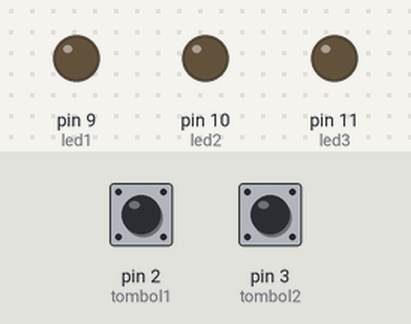
A sketch run on a simulated Arduino Uno, built with avr-gcc and run on an emulated ATmega328P. Shown: output pins drawn as LEDs (lit = HIGH). The inputs (shaded band) are chosen by the test bench; at power-on: pin 2 (tombol1) HIGH, pin 3 (tombol2) HIGH.

Above: at 1.2 s.
1.3 s: pin 2 (tombol1) pulled LOW for 0.15 s
At 1.7 s:
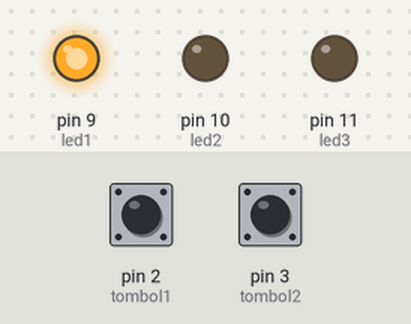
At 2.7 s:
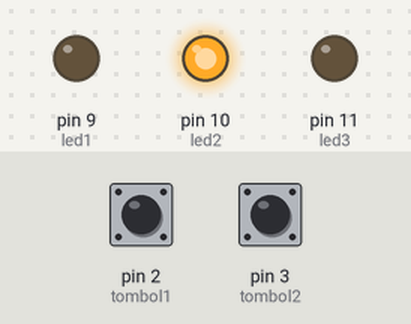
4.4 s: pin 3 (tombol2) pulled LOW for 0.15 s
At 5.45 s:
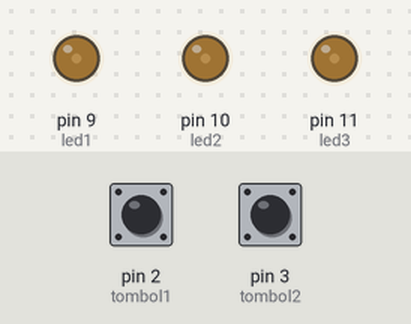
10.4 s: pin 2 (tombol1) driven LOW and pin 3 (tombol2) driven LOW
13.4 s: pin 2 (tombol1) driven HIGH
Timing chart, 0 to 17.4 s (numbered marks = the images above; inputs shaded):
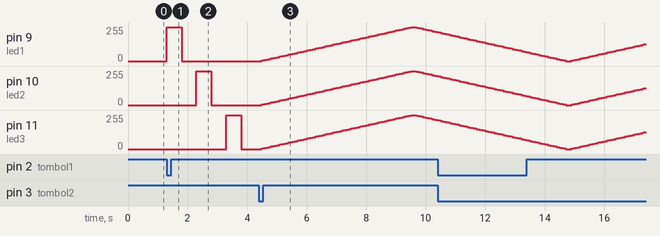

The sketch:

modul5.4.ino
```cpp
int led1=9;
int led2=10;
int led3=11;
int i;
int tombol1=2;
int tombol2=3;

void setup(){
pinMode(led1,OUTPUT);
pinMode(led2,OUTPUT);
pinMode(led3,OUTPUT);
pinMode(tombol1,INPUT);
pinMode(tombol2,INPUT);
}
void loop(){
  tombol1=(digitalRead(2));
  tombol2=(digitalRead(3));
  if(tombol1==LOW){
  digitalWrite(led1, HIGH);
  delay(500);
  digitalWrite(led1, LOW);
  delay(500);
  digitalWrite(led2, HIGH);
  delay(500);
  digitalWrite(led2, LOW);
  delay(500);
  digitalWrite(led3, HIGH);
  delay(500);
  digitalWrite(led3, LOW);
  delay(500);
  }
  else if(tombol1==HIGH){
  digitalWrite(led1,LOW);
  digitalWrite(led1,LOW);
  digitalWrite(led1,LOW);
  }

  if(tombol2==LOW){
  for (i=0; i<=255; i+=5){
  analogWrite(led1,i);
  analogWrite(led2,i);
  analogWrite(led3,i);
  delay(100);
  }
  for (i=255; i>=0; i-=5){
  analogWrite(led1,i);
  analogWrite(led2,i);
  analogWrite(led3,i);
  delay(100);
  }
  }
  else if (tombol2==HIGH){
  digitalWrite(led1,LOW);
  digitalWrite(led1,LOW);
  digitalWrite(led1,LOW);
  }
}

//4 C:\\Users\\mrwgj\\AppData\\Local\\Temp\\arduino_build_568748/modul5.4.ino.hex
```

Measured:
- after the input at 1.3 s, pin 9 (led1): 0/255 → 255/255 at once, → 0/255 0.50 s later; pin 10 (led2): 0/255 → 255/255 after 1.0 s, → 0/255 0.50 s later; pin 11 (led3): 0/255 → 255/255 after 2.0 s, → 0/255 0.50 s later
- after the input at 4.4 s, pin 9 (led1), pin 10 (led2), pin 11 (led3): rises from 0/255 to 255/255 in 5.0 s, then falls to 220/255 in 0.80 s
